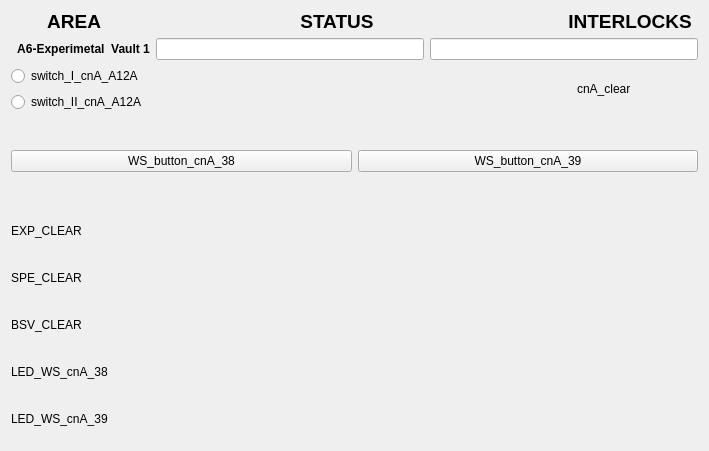
<?xml version="1.0" encoding="UTF-8"?>
<ui version="4.0">
 <class>Form</class>
 <widget class="QWidget" name="Form">
  <property name="geometry">
   <rect>
    <x>0</x>
    <y>0</y>
    <width>671</width>
    <height>451</height>
   </rect>
  </property>
  <property name="windowTitle">
   <string>Form</string>
  </property>
  <layout class="QVBoxLayout" name="verticalLayout_3">
   <item>
    <layout class="QVBoxLayout" name="verticalLayout">
     <item>
      <widget class="QLabel" name="label_4">
       <property name="maximumSize">
        <size>
         <width>16777215</width>
         <height>21</height>
        </size>
       </property>
       <property name="font">
        <font>
         <pointsize>14</pointsize>
         <weight>75</weight>
         <bold>true</bold>
        </font>
       </property>
       <property name="text">
        <string>       AREA                                      STATUS                                     INTERLOCKS </string>
       </property>
      </widget>
     </item>
     <item>
      <layout class="QFormLayout" name="formLayout_2">
       <property name="fieldGrowthPolicy">
        <enum>QFormLayout::AllNonFixedFieldsGrow</enum>
       </property>
       <item row="0" column="0">
        <widget class="QLabel" name="label_2">
         <property name="font">
          <font>
           <weight>75</weight>
           <bold>true</bold>
          </font>
         </property>
         <property name="text">
          <string>  A6-Experimetal  Vault 1</string>
         </property>
        </widget>
       </item>
       <item row="0" column="1">
        <layout class="QHBoxLayout" name="horizontalLayout">
         <item>
          <widget class="QELineEdit" name="qelineedit_2">
           <property name="alignment">
            <set>Qt::AlignCenter</set>
           </property>
           <property name="variable" stdset="0">
            <string>VCS:cnA-CLR-STATS</string>
           </property>
           <property name="format" stdset="0">
            <enum>QELineEdit::Default</enum>
           </property>
          </widget>
         </item>
         <item>
          <widget class="QELineEdit" name="qelineedit">
           <property name="variable" stdset="0">
            <string>VCS:cnA-INTLCK-STATS</string>
           </property>
          </widget>
         </item>
        </layout>
       </item>
      </layout>
     </item>
    </layout>
   </item>
   <item>
    <layout class="QHBoxLayout" name="horizontalLayout_9">
     <item>
      <layout class="QVBoxLayout" name="verticalLayout_2">
       <item>
        <widget class="QERadioButton" name="qeradiobutton_4">
         <property name="text">
          <string>switch_I_cnA_A12A</string>
         </property>
         <property name="variable" stdset="0">
          <string>VCS:SW-I-cnA-A12A</string>
         </property>
         <property name="format" stdset="0">
          <enum>QERadioButton::LocalEnumeration</enum>
         </property>
         <property name="pressText">
          <string>1</string>
         </property>
         <property name="releaseText">
          <string>0</string>
         </property>
        </widget>
       </item>
       <item>
        <widget class="QERadioButton" name="qeradiobutton_2">
         <property name="text">
          <string>switch_II_cnA_A12A</string>
         </property>
         <property name="autoExclusive">
          <bool>false</bool>
         </property>
         <property name="variable" stdset="0">
          <string>VCS:SW-II-cnA-A12A</string>
         </property>
         <property name="format" stdset="0">
          <enum>QERadioButton::Integer</enum>
         </property>
        </widget>
       </item>
      </layout>
     </item>
     <item>
      <spacer name="horizontalSpacer">
       <property name="orientation">
        <enum>Qt::Horizontal</enum>
       </property>
       <property name="sizeHint" stdset="0">
        <size>
         <width>40</width>
         <height>20</height>
        </size>
       </property>
      </spacer>
     </item>
     <item>
      <layout class="QHBoxLayout" name="horizontalLayout_8">
       <item>
        <widget class="QLabel" name="label_9">
         <property name="maximumSize">
          <size>
           <width>16777215</width>
           <height>20</height>
          </size>
         </property>
         <property name="text">
          <string>cnA_clear</string>
         </property>
        </widget>
       </item>
       <item>
        <widget class="QEBitStatus" name="qebitstatus_3">
         <property name="minimumSize">
          <size>
           <width>61</width>
           <height>41</height>
          </size>
         </property>
         <property name="maximumSize">
          <size>
           <width>61</width>
           <height>41</height>
          </size>
         </property>
         <property name="numberOfBits">
          <number>1</number>
         </property>
         <property name="shape">
          <enum>QBitStatus::Circle</enum>
         </property>
         <property name="offColour">
          <color>
           <red>0</red>
           <green>77</green>
           <blue>0</blue>
          </color>
         </property>
         <property name="variable" stdset="0">
          <string>VCS:cnA-CLEAR</string>
         </property>
        </widget>
       </item>
      </layout>
     </item>
    </layout>
   </item>
   <item>
    <spacer name="verticalSpacer_2">
     <property name="orientation">
      <enum>Qt::Vertical</enum>
     </property>
     <property name="sizeHint" stdset="0">
      <size>
       <width>20</width>
       <height>40</height>
      </size>
     </property>
    </spacer>
   </item>
   <item>
    <layout class="QHBoxLayout" name="horizontalLayout_10">
     <item>
      <widget class="QEPushButton" name="qepushbutton">
       <property name="text">
        <string>WS_button_cnA_38</string>
       </property>
       <property name="variable" stdset="0">
        <string>VCS:WS-BUT-cnA-38</string>
       </property>
       <property name="writeOnPress">
        <bool>true</bool>
       </property>
       <property name="writeOnRelease">
        <bool>true</bool>
       </property>
       <property name="writeOnClick">
        <bool>false</bool>
       </property>
       <property name="pressText">
        <string>0</string>
       </property>
       <property name="releaseText">
        <string>1</string>
       </property>
      </widget>
     </item>
     <item>
      <widget class="QEPushButton" name="qepushbutton_2">
       <property name="text">
        <string>WS_button_cnA_39</string>
       </property>
       <property name="variable" stdset="0">
        <string>VCS:WS-BUT-cnA-39</string>
       </property>
       <property name="writeOnPress">
        <bool>true</bool>
       </property>
       <property name="writeOnRelease">
        <bool>true</bool>
       </property>
       <property name="writeOnClick">
        <bool>false</bool>
       </property>
       <property name="pressText">
        <string>0</string>
       </property>
       <property name="releaseText">
        <string>1</string>
       </property>
      </widget>
     </item>
    </layout>
   </item>
   <item>
    <spacer name="verticalSpacer">
     <property name="orientation">
      <enum>Qt::Vertical</enum>
     </property>
     <property name="sizeHint" stdset="0">
      <size>
       <width>20</width>
       <height>40</height>
      </size>
     </property>
    </spacer>
   </item>
   <item>
    <layout class="QHBoxLayout" name="horizontalLayout_4">
     <item>
      <widget class="QLabel" name="label_5">
       <property name="maximumSize">
        <size>
         <width>16777215</width>
         <height>20</height>
        </size>
       </property>
       <property name="text">
        <string>EXP_CLEAR</string>
       </property>
      </widget>
     </item>
     <item>
      <widget class="QEBitStatus" name="qebitstatus">
       <property name="minimumSize">
        <size>
         <width>61</width>
         <height>41</height>
        </size>
       </property>
       <property name="maximumSize">
        <size>
         <width>61</width>
         <height>41</height>
        </size>
       </property>
       <property name="numberOfBits">
        <number>1</number>
       </property>
       <property name="shape">
        <enum>QBitStatus::Circle</enum>
       </property>
       <property name="offColour">
        <color>
         <red>0</red>
         <green>66</green>
         <blue>0</blue>
        </color>
       </property>
       <property name="variable" stdset="0">
        <string>VCS:EXP-CLEAR</string>
       </property>
       <property name="displayAlarmStateOption" stdset="0">
        <enum>QEBitStatus::Never</enum>
       </property>
      </widget>
     </item>
    </layout>
   </item>
   <item>
    <layout class="QHBoxLayout" name="horizontalLayout_5">
     <item>
      <widget class="QLabel" name="label_6">
       <property name="maximumSize">
        <size>
         <width>16777215</width>
         <height>20</height>
        </size>
       </property>
       <property name="text">
        <string>SPE_CLEAR</string>
       </property>
      </widget>
     </item>
     <item>
      <widget class="QEBitStatus" name="qebitstatus_2">
       <property name="minimumSize">
        <size>
         <width>61</width>
         <height>41</height>
        </size>
       </property>
       <property name="maximumSize">
        <size>
         <width>61</width>
         <height>41</height>
        </size>
       </property>
       <property name="numberOfBits">
        <number>1</number>
       </property>
       <property name="shape">
        <enum>QBitStatus::Circle</enum>
       </property>
       <property name="offColour">
        <color>
         <red>0</red>
         <green>71</green>
         <blue>0</blue>
        </color>
       </property>
       <property name="variable" stdset="0">
        <string>VCS:SPE-CLEAR</string>
       </property>
      </widget>
     </item>
    </layout>
   </item>
   <item>
    <layout class="QHBoxLayout" name="horizontalLayout_6">
     <item>
      <widget class="QLabel" name="label_7">
       <property name="maximumSize">
        <size>
         <width>16777215</width>
         <height>20</height>
        </size>
       </property>
       <property name="text">
        <string>BSV_CLEAR</string>
       </property>
      </widget>
     </item>
     <item>
      <widget class="QEBitStatus" name="qebitstatus_4">
       <property name="minimumSize">
        <size>
         <width>61</width>
         <height>41</height>
        </size>
       </property>
       <property name="maximumSize">
        <size>
         <width>61</width>
         <height>41</height>
        </size>
       </property>
       <property name="numberOfBits">
        <number>1</number>
       </property>
       <property name="shape">
        <enum>QBitStatus::Circle</enum>
       </property>
       <property name="offColour">
        <color>
         <red>0</red>
         <green>70</green>
         <blue>0</blue>
        </color>
       </property>
       <property name="variable" stdset="0">
        <string>VCS:BSV-CLEAR</string>
       </property>
       <property name="variableSubstitutions" stdset="0">
        <string/>
       </property>
      </widget>
     </item>
    </layout>
   </item>
   <item>
    <layout class="QHBoxLayout" name="horizontalLayout_7">
     <item>
      <widget class="QLabel" name="label_8">
       <property name="maximumSize">
        <size>
         <width>16777215</width>
         <height>20</height>
        </size>
       </property>
       <property name="text">
        <string>LED_WS_cnA_38</string>
       </property>
      </widget>
     </item>
     <item>
      <widget class="QEBitStatus" name="qebitstatus_5">
       <property name="minimumSize">
        <size>
         <width>61</width>
         <height>41</height>
        </size>
       </property>
       <property name="maximumSize">
        <size>
         <width>61</width>
         <height>41</height>
        </size>
       </property>
       <property name="numberOfBits">
        <number>1</number>
       </property>
       <property name="shape">
        <enum>QBitStatus::Circle</enum>
       </property>
       <property name="offColour">
        <color>
         <red>0</red>
         <green>76</green>
         <blue>0</blue>
        </color>
       </property>
       <property name="variable" stdset="0">
        <string>VCS:LED-WS-cnA-38</string>
       </property>
      </widget>
     </item>
    </layout>
   </item>
   <item>
    <layout class="QHBoxLayout" name="horizontalLayout_12">
     <item>
      <widget class="QLabel" name="label_11">
       <property name="maximumSize">
        <size>
         <width>16777215</width>
         <height>20</height>
        </size>
       </property>
       <property name="text">
        <string>LED_WS_cnA_39</string>
       </property>
      </widget>
     </item>
     <item>
      <widget class="QEBitStatus" name="qebitstatus_7">
       <property name="minimumSize">
        <size>
         <width>61</width>
         <height>41</height>
        </size>
       </property>
       <property name="maximumSize">
        <size>
         <width>61</width>
         <height>41</height>
        </size>
       </property>
       <property name="numberOfBits">
        <number>1</number>
       </property>
       <property name="shape">
        <enum>QBitStatus::Circle</enum>
       </property>
       <property name="offColour">
        <color>
         <red>0</red>
         <green>76</green>
         <blue>0</blue>
        </color>
       </property>
       <property name="variable" stdset="0">
        <string>VCS:LED-WS-cnA-39</string>
       </property>
      </widget>
     </item>
    </layout>
   </item>
  </layout>
 </widget>
 <customwidgets>
  <customwidget>
   <class>QEBitStatus</class>
   <extends>QBitStatus</extends>
   <header>QEBitStatus.h</header>
  </customwidget>
  <customwidget>
   <class>QELineEdit</class>
   <extends>QLineEdit</extends>
   <header>QELineEdit.h</header>
  </customwidget>
  <customwidget>
   <class>QEPushButton</class>
   <extends>QPushButton</extends>
   <header>QEPushButton.h</header>
  </customwidget>
  <customwidget>
   <class>QERadioButton</class>
   <extends>QRadioButton</extends>
   <header>QERadioButton.h</header>
  </customwidget>
  <customwidget>
   <class>QBitStatus</class>
   <extends>QWidget</extends>
   <header>QBitStatus.h</header>
  </customwidget>
 </customwidgets>
 <resources/>
 <connections/>
</ui>
